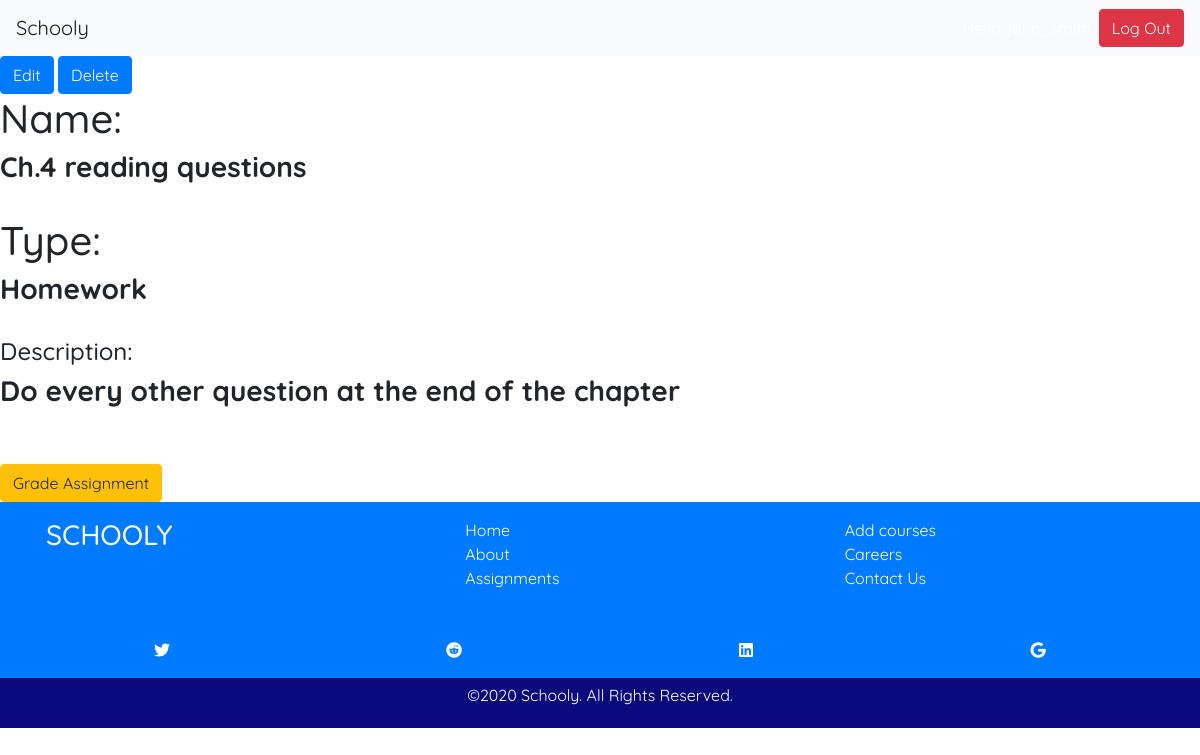
The page /assignments/ch4-reading-questions/ (signed in) on the database as committed earlier.
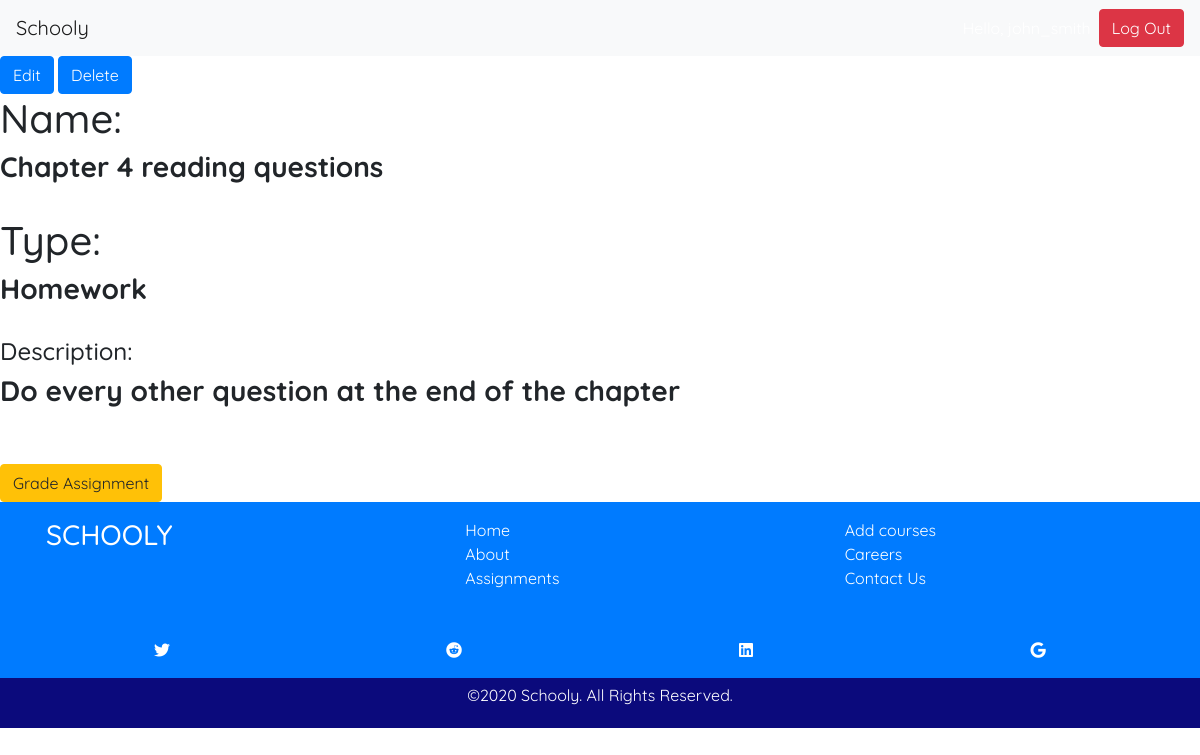
The same page on the database as committed later.
### classes/models.py (models this page shows, shortened)
class Assignment(models.Model):
    name = models.CharField(max_length=50)
    students = models.ManyToManyField(Student, )
    slug = models.CharField(max_length=30, blank=True, editable=False,
                            help_text="Unique URL path to access this page. Generated by the system.")
    description = models.CharField(max_length=250)
    course = models.ForeignKey('Course', on_delete=models.CASCADE, blank=True, null=True)
    assignment_type = models.CharField(max_length=30, choices=ASSIGNMENT_TYPES, blank=True)
    total_points = models.PositiveIntegerField(blank=True, null=True, default=0)
    earned_points = models.PositiveIntegerField(blank=True, null=True, default=0)
    assigned_date = models.DateField(blank=True, null=True)
    due_date = models.DateField(blank=True, null=True)

### classes/views.py (the view)
# urls.py: path('assignments/<str:slug>/', views.AssignmentDetailView.as_view(), name='assignment-detail-page'),
@method_decorator([login_required], name='dispatch')
class AssignmentDetailView(DetailView):
    model = Assignment
    def get(self, request, slug):
        assignment = self.get_queryset().get(slug__iexact=slug)
        context = {'assignment': assignment}
        return render(request, 'assignment_detail.html', context)

### classes/templates/assignment_detail.html
{% extends 'base.html' %}
{% block content %}
<a class="btn btn-primary" href="{% url 'edit-assignment-page' assignment.id %}" role="button">Edit</a>
<a class="btn btn-primary" href="{% url 'assignment-delete-page' assignment.id %}"  role="button">Delete</a>
<br>
<h1>Name: </h1>  <h3><b>{{assignment.name}}</b></h3><br>
<h1>Type: </h1>  <h3><b>{{ assignment.assignment_type }}</b></h3><br>
<h4>Description: </h4>  <h3><b>{{ assignment.description }}</b></h3>
<br>
<br>
<a class="btn btn-warning" href="{% url 'grade-assignment-page' assignment.slug %}" role="button">Grade Assignment</a>
{% endblock %}

Rows that differ between the two databases and show on the page:
changed Assignment "Homework": name "Ch.4 reading questions" → "Chapter 4 reading questions"
